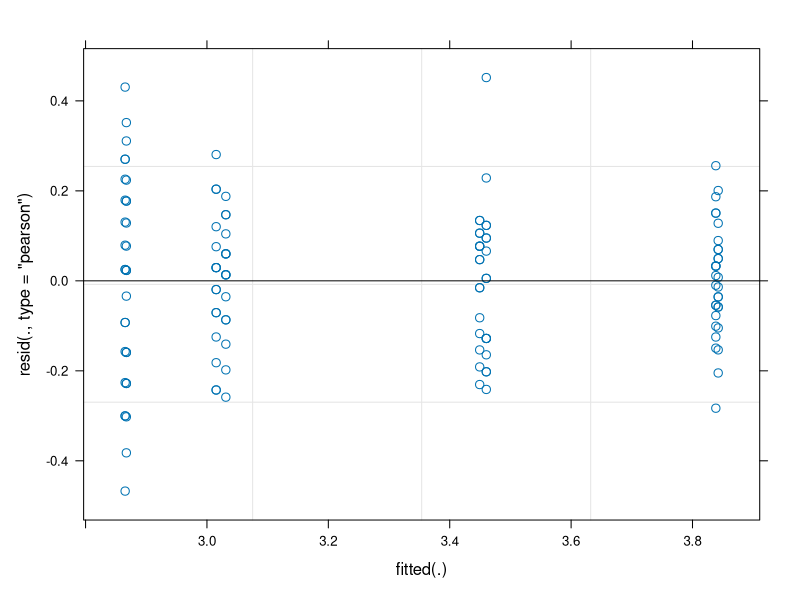
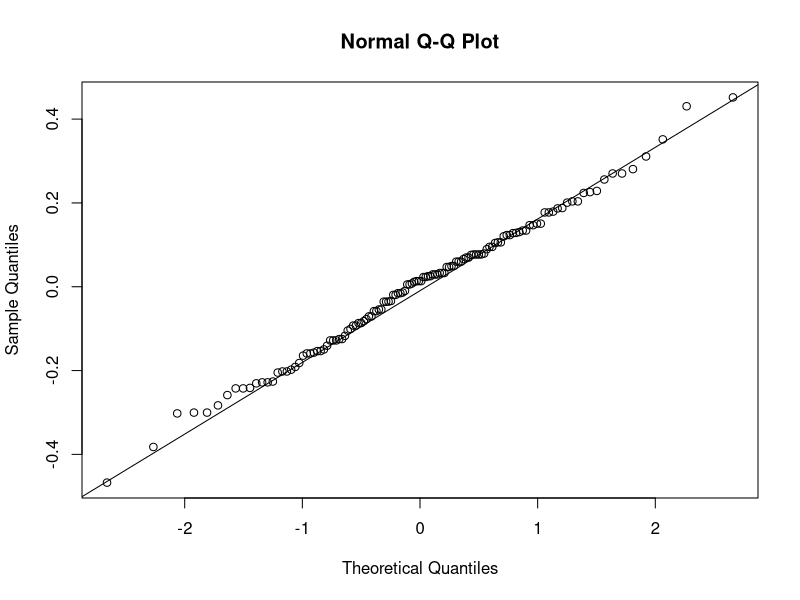

Write R code to recreate these figures, in order. (Note: this script raises an error after producing the figures.)
# 
# # 2. Drone experiment
# 
# Sriram Mahadevan (2009) conducted three experiments at Wright State University to evaluate 
# the performance of a semi-automated computer display system designed to support a 
# human operators ability to monitor and control the complex dynamic operation of 
# multiple unmanned aerial vehicles (UAVs) when the UAVs are involved in multiple 
# combat-related tasks. One of his experiments was conducted to examine the effects 
# of different visual tools on the task performance efficiency and situation awareness 
# of a single operator at a computer display to monitor and control dual-task scenarios 
# involving UAVs.
# 
# The experiment involved 16 subjects (factor W ) and a = 2 cue conditions (factor A), 
# with eight of the 16 participants utilizing a baseline user interface with basic visual 
# tools ( A = 1), and with the other eight participants utilizing an advanced user 
# interface involving more advanced visual tools (A = 2). Each subject ran through 
# eight trials, two at each level of task complexity.  Task complexity corresponds 
# to the number of UAVs in the scenario, the levels being: simple-simple if both the 
# primary and secondary tasks each involves two UAVs; simple-complex if the primary 
# and secondary tasks involve two and four UAVs, respectively; complex-simple if the 
# primary and secondary tasks involve four and two UAVs, respectively; and complex-complex 
# if both the primary and secondary tasks each involves four UAVs. These levels were 
# coded 1, 2, 3, 4, respectively.
# 



uav=read.table("uav.txt",header=TRUE)
uav



library(lme4)
library(car)
library(lmerTest)
## make everything a factor
TaskComplexity=as.factor(uav$TaskComplexity)
Subject=as.factor(uav$Subject)
CueCondition=as.factor(uav$CueCondition)
Time=uav$Time

## fit model (note the log transform below)
model=lmer(log(Time)~TaskComplexity + CueCondition+(1|Subject:CueCondition)
           + TaskComplexity:CueCondition)

plot(model)
resid=resid(model)
qqnorm(resid)
qqline(resid)

Anova(model,type="III")
rand(model)


difflsmeans(model,"TaskComplexity:CueCondition")

lsmeans(model)

difflsmeans(model,"CueCondition:TaskComplexity")
